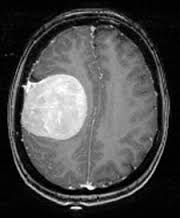
%> input picture dataset/yes/Y1.jpg, 180 x 218 px
$ octave main_dataset_evaluation.m   (GNU Octave 9; MATLAB toolbox functions it lacks are replaced by stand-ins)
%> lines starting %> are read from the running program, lines starting %| are printed output that depends on the picture; in (x1, y1, x2, y2) boxes, pixels count from 0 and x2, y2 are one past the last pixel; in counts of white or black regions, pixels touching at a corner belong together; the program's own positions count from 1
%> further down, raw is the input picture: size 218x180x3 uint8; min 0, max 255, mean 75.8
### functions/preprocessMRI.m
function img_proc = preprocessMRI(img_raw, target_size)
%> called with target_size = [256 256]

% Conversione in scala di grigi se a 3 canali
if size(img_raw, 3) == 3
    img_gray = rgb2gray(img_raw);
else
    img_gray = img_raw;
end


% Rimuove eventuali cornici di ritaglio di 2 pixel
if size(img_gray, 1) > 20 && size(img_gray, 2) > 20
    img_gray = img_gray(3:end-2, 3:end-2);
%> img_gray: size 214x176 uint8
end

% Denoising mediano (preserva i bordi senza alterare la luminosità globale)
img_double   = im2double(img_gray);
img_denoised = medfilt2(img_double);
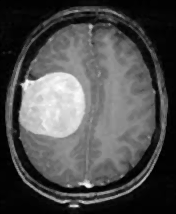
%> img_denoised: size 214x176 double; min 0, max 1, mean 0.307

% Normalizzazione lineare della dinamica [0, 1] sul 99° percentile
fg_pixels = img_denoised(img_denoised > 0.02);
if ~isempty(fg_pixels)
    high_val = prctile(fg_pixels, 99);
%> high_val = 0.925
    if high_val > 0.1
        img_denoised = min(1, img_denoised / high_val);
    end
end

% 5. Padding simmetrico a 0 (nero) e ridimensionamento
[r, c] = size(img_denoised);
%> r = 214; c = 176
max_dim = max(r, c);
%> max_dim = 214
pad_r = floor((max_dim - r) / 2);
%> pad_r = 0
pad_c = floor((max_dim - c) / 2);
%> pad_c = 19
img_square = padarray(img_denoised, [pad_r, pad_c], 0, 'both');

img_proc = imresize(img_square, target_size);
end

### functions/skullStripping.m
function [img_brain, brain_mask] = skullStripping(img_proc)
% SKULLSTRIPPING Isola l'encefalo in modo uniforme su scansioni T1, T2 e FLAIR.

% 1. Esclude le bande nere aggiunte dal padding
img_smooth = imgaussfilt(img_proc, 1.5);%sfoco per eliminare singoli px scuri dovuti al rumore all'interno del cuoio capelluto
non_pad = img_smooth > 0.015; %altrimenti il nero tirerebbe giù la soglia 1
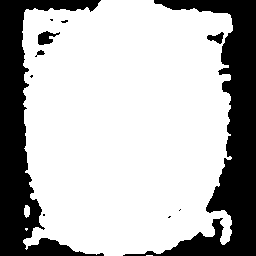
%> non_pad: size 256x256 logical; 71.8% white; 11 black regions (6 under 20 px), largest, box (x1, y1, x2, y2) and area: (123, 0, 256, 256) 9771, (0, 0, 104, 256) 8346, (38, 31, 60, 45) 175, (207, 32, 224, 44) 108, (35, 50, 45, 57) 33
if ~any(non_pad(:))
    disp("Imm nera dopo filtro gaussiano")
    brain_mask = false(size(img_proc));
    img_brain = img_proc;
    return;
end

%Soglie con metodo di Otsu (multithresh)
levels = multithresh(img_smooth(non_pad), 2);
%> levels = [0.289 0.691]
valid_area = imerode(non_pad, strel('disk', 2));
%> valid_area: size 256x256 logical; 68.2% white; 9 black regions (1 under 20 px), largest, box (x1, y1, x2, y2) and area: (121, 0, 256, 256) 11019, (0, 0, 106, 256) 9297, (36, 29, 62, 47) 308

head_mask = (img_smooth > levels(1)) & valid_area;
%> head_mask: size 256x256 logical; 44.1% white; 11 white regions (5 under 20 px), largest, box (x1, y1, x2, y2) and area: (45, 28, 209, 226) 25244, (30, 65, 223, 249) 3164, (89, 9, 172, 22) 349, (202, 59, 209, 70) 31, (145, 28, 155, 32) 29, (151, 19, 158, 25) 28
head_mask = bwareaopen(head_mask, 300);
%> head_mask: size 256x256 logical; 43.9% white; 3 white regions, box (x1, y1, x2, y2) and area: (45, 28, 209, 226) 25244, (30, 65, 223, 249) 3164, (89, 9, 172, 22) 349
head_mask = imclose(head_mask, strel('disk', 8));
%> head_mask: size 256x256 logical; 50% white; 2 black regions, box (x1, y1, x2, y2) and area: (0, 0, 256, 256) 32219, (60, 205, 91, 232) 520
head_mask = imfill(head_mask, 'holes');
%> head_mask: size 256x256 logical; 50.8% white; 1 black region
head_mask = bwareafilt(head_mask, 1);

%se non esce nessuna maschera recupero
if sum(head_mask(:)) < 0.08 * numel(head_mask) %percentuale trovata a tentoni... 8% va bene
    head_mask = (img_smooth > (levels(1) * 0.5)) & valid_area;
    head_mask = imclose(head_mask, strel('disk', 8));
    head_mask = imfill(head_mask, 'holes');
    head_mask = bwareafilt(head_mask, 1);
end

%come nel pre se non sta nulla restituisco maschera inesistente
if ~any(head_mask(:))
    disp("maschera nera, giuda ladro")
    brain_mask = false(size(img_proc));
    img_brain = img_proc;
    return;%anche qui fermo,
end

%Le scansioni possono presentare il collo perché orientate diversamente (coronali/sagittali),
%quindi processo di rimozione:
bbox = regionprops(head_mask, 'BoundingBox');
%> bbox = 1 region; box (x1, y1, x2, y2): (30, 9, 223, 249)
aspect_ratio = bbox.BoundingBox(4) / max(1, bbox.BoundingBox(3));
%> aspect_ratio = 1.24
bottom_head  = find(any(head_mask, 2), 1, 'last');
%> bottom_head = 249
bottom_valid = find(any(valid_area, 2), 1, 'last');
%> bottom_valid = 256
row_widths   = sum(head_mask, 2);
%> row_widths = 256 values, max 193 at index 127, min 0 at index 1, mean 130.1
[max_w, y_max_w] = max(row_widths);
%> max_w = 193; y_max_w = 127

if aspect_ratio > 1.22 && ~isempty(bottom_head) && ...
        (bottom_head >= bottom_valid - 2) && (row_widths(bottom_head) > 0.40 * max_w)
    %A sto unto considero la foto con il collo, cerco la strozzatura
    search_start = min(size(head_mask, 1), y_max_w + round(0.35 * max_w));
    neck_rel = find(row_widths(search_start:end) < 0.68 * max_w, 1, 'first');
    if ~isempty(neck_rel)
        y_cut = search_start + neck_rel - 1;
        head_mask(y_cut:end, :) = false;
        head_mask = bwareafilt(head_mask, 1);
    end
end

head_stats  = regionprops(head_mask, 'EquivDiameter');
%> head_stats = 1 region; EquivDiameter: 206
head_radius = head_stats.EquivDiameter / 2;
%> head_radius = 103

%Pelatura geometrica uniforme dello strato esterno (cuoio capelluto + cranio)
dist_from_skin = bwdist(~head_mask);
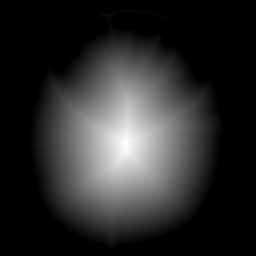
%> dist_from_skin: size 256x256 single; min 0, max 95.34, mean 16.5; drawn with min black and max white
skull_thickness = max(4, 0.095 * head_radius);
%> skull_thickness = 9.78
brain_raw = dist_from_skin > skull_thickness;
%> brain_raw: size 256x256 logical; 41% white; 1 white region, box (x1, y1, x2, y2) and area: (39, 37, 214, 240) 26843

if ~any(brain_raw(:))
    brain_raw = dist_from_skin > (0.06 * head_radius); %se non vede una ceppa abbasso lo spessore della cap
end

brain_raw  = imopen(brain_raw, strel('disk', 3));%per staccare punti di contatto con eventuali meningi
%> brain_raw: size 256x256 logical; 40.9% white; 1 white region, box (x1, y1, x2, y2) and area: (39, 37, 214, 239) 26836
se_close   = strel('disk', max(5, round(0.08 * head_radius)));%raggio min strettamente > del raggio con cui si è aperto per non violare morfologia matematica
%> se_close = {Dimensionality 2}
brain_mask = imclose(brain_raw, se_close);%chiudo la forma
brain_mask = imfill(brain_mask, 'holes');%riempio
brain_mask = bwareafilt(brain_mask, 1);

% Applicazione della maschera sull'immagine proc
img_brain = img_proc .* double(brain_mask);
end

### functions/segmentTumor.m
function [tumor_mask, tumor_overlay] = segmentTumor(img_brain, brain_mask)
% SEGMENTTUMOR Segmenta tumori solidi, lobulati e a mezzaluna confrontando l'emisfero sano.

    tumor_mask = false(size(img_brain));
    brain_vals = img_brain(brain_mask);

    if isempty(brain_vals)
        tumor_overlay = repmat(img_brain, [1 1 3]);
        return;
    end

    % 1. Margine corticale di sicurezza ridotto a 2 px per non tagliare i meningiomi periferici
    safe_brain = imerode(brain_mask, strel('disk', 2));
%> safe_brain: size 256x256 logical; 39.3% white; 1 white region
    if ~any(safe_brain(:))
        safe_brain = brain_mask;
    end

    % 2. Geometria dell'encefalo e statistiche sull'emisfero più sano
    brain_props = regionprops(brain_mask, 'Centroid', 'BoundingBox');
%> brain_props = 1 region; box (x1, y1, x2, y2) and Centroid: (39, 37, 214, 239) [125.8 141.1]
    x_mid   = brain_props(1).Centroid(1);
%> x_mid = 125.8
    y_mid   = brain_props(1).Centroid(2);
%> y_mid = 141.1
    brain_w = brain_props(1).BoundingBox(3);
%> brain_w = 175
    brain_h = brain_props(1).BoundingBox(4);
%> brain_h = 202

    left_mask  = brain_mask; left_mask(:, round(x_mid):end) = false;
%> after `left_mask(:, round(x_mid):end) = false`: left_mask: size 256x256 logical; 20.5% white; 1 white region, box (x1, y1, x2, y2) and area: (39, 37, 125, 239) 13432
    right_mask = brain_mask; right_mask(:, 1:max(1, round(x_mid)-1)) = false;
%> after `right_mask(:, 1:max(1, round(x_mid)-1)) = false`: right_mask: size 256x256 logical; 20.5% white; 1 white region, box (x1, y1, x2, y2) and area: (125, 38, 214, 236) 13404

    if sum(left_mask(:)) > 100 && sum(right_mask(:)) > 100
        l_vals = img_brain(left_mask);
        r_vals = img_brain(right_mask);
        if prctile(l_vals, 80) <= prctile(r_vals, 80)
            ref_vals = l_vals;
        else
            ref_vals = r_vals;
        end
    else
        ref_vals = brain_vals;
    end

    med_val     = median(ref_vals);
%> med_val = 0.503
    p95_ref     = prctile(ref_vals, 95);
%> p95_ref = 0.619
    robust_std  = max(0.03, 1.4826 * median(abs(ref_vals - med_val)));
%> robust_std = 0.105
    seed_thresh = min(0.78, med_val + 1.55 * robust_std);
%> seed_thresh = 0.665

    % 3. Estrazione e pulizia morfologica dei seed (solidi e ad anello)
    seed_raw     = (img_brain > seed_thresh) & safe_brain;
%> seed_raw: size 256x256 logical; 7.9% white; 6 white regions (4 under 20 px), largest, box (x1, y1, x2, y2) and area: (47, 86, 126, 165) 5061, (116, 215, 133, 225) 82
    seed_closed  = imclose(seed_raw, strel('disk', 6));
%> seed_closed: size 256x256 logical; 7.9% white; 4 white regions (2 under 20 px), largest, box (x1, y1, x2, y2) and area: (47, 86, 127, 165) 5088, (116, 215, 133, 226) 85
    seed_filled  = imfill(seed_closed, 'holes');
    seed_cleaned = imopen(seed_filled, strel('disk', 3));
%> seed_cleaned: size 256x256 logical; 7.8% white; 2 white regions, box (x1, y1, x2, y2) and area: (47, 86, 126, 165) 5073, (122, 216, 132, 225) 63

    % 4. Mappa di confronto con l'emisfero controlaterale
    shift_x        = round(size(img_brain, 2) / 2 - x_mid);
%> shift_x = 2
    img_centered   = imtranslate(img_brain, [shift_x, 0]);
    brain_centered = imtranslate(brain_mask, [shift_x, 0]);
%> brain_centered: size 256x256 logical; 40.9% white; 1 white region, box (x1, y1, x2, y2) and area: (41, 37, 216, 239) 26836
    asym_centered  = max(0, imgaussfilt(img_centered, 1.5) - imgaussfilt(fliplr(img_centered), 2.5));
    asym_map       = imtranslate(asym_centered, [-shift_x, 0]);

    % 5. Filtraggio geometrico (tollerante a forme lobulate/mezzaluna) e contrasto
    brain_area    = sum(brain_mask(:));
%> brain_area = 26836
    min_seed_area = max(45, round(0.008 * brain_area));
%> min_seed_area = 215
    max_seed_area = round(0.45 * brain_area);
%> max_seed_area = 12076

    cc = bwconncomp(seed_cleaned);
%> cc = 2 connected components
    valid_pixels = {};
    valid_areas  = [];

    if cc.NumObjects > 0
        stats = regionprops(cc, 'Area', 'Solidity', 'Eccentricity', ...
                            'MajorAxisLength', 'MinorAxisLength');
%> stats = 2 regions; Area, MajorAxisLength, MinorAxisLength, Eccentricity and Solidity: 5073 82.93 78.69 0.316 0.965, 63 10.79 7.68 0.703 0.955
        for k = 1:cc.NumObjects
            idx_k = cc.PixelIdxList{k};
            [r_k, c_k] = ind2sub(size(img_brain), idx_k);

            cx = mean(c_k);
            cy = mean(r_k);
            max_lat_dist = max(abs(c_k - x_mid));
            elongation   = stats(k).MajorAxisLength / max(1, stats(k).MinorAxisLength);

            % Esclude ventricoli e bande periventricolari lungo la linea mediana
            is_midline_strip = (abs(cx - x_mid) < 0.15 * brain_w) && ...
                               (abs(cy - y_mid) < 0.28 * brain_h) && ...
                               (max_lat_dist < 0.27 * brain_w);

            % Spessore interno (scarta solchi corticali sottili)
            cand_mask = false(size(img_brain));
            cand_mask(idx_k) = true;
            d_map = bwdist(~cand_mask);
            max_thickness = max(d_map(:));

            % Confronto con la mediana della regione speculare nell'emisfero opposto
            cand_centered = imtranslate(cand_mask, [shift_x, 0]);
            contra_roi    = imdilate(fliplr(cand_centered), strel('disk', 8)) & brain_centered;

            cand_p80 = prctile(img_brain(idx_k), 80);
            if any(contra_roi(:))
                contra_med = median(img_centered(contra_roi));
            else
                contra_med = med_val;
            end

            contra_diff = cand_p80 - contra_med;
            z_score     = (cand_p80 - med_val) / robust_std;

            valid_area  = stats(k).Area >= min_seed_area && stats(k).Area <= max_seed_area;
            valid_shape = stats(k).Solidity > 0.48 && stats(k).Eccentricity < 0.93 && ...
                          elongation < 2.8 && max_thickness >= 3.2;

            % Ammette lesioni mediane solo se molto iperintense (es. meningiomi della falce)
            effective_midline = is_midline_strip && (z_score < 3.0);
            is_distinct = (z_score > 1.65) && (contra_diff > 0.13) && (cand_p80 > p95_ref + 0.03);

            if valid_area && valid_shape && is_distinct && ~effective_midline
                valid_pixels{end+1} = idx_k; %#ok<AGROW>
                valid_areas(end+1)  = stats(k).Area; %#ok<AGROW>
            end
        end
%> this loop made 2 passes
%> (cx, cy, max_lat_dist, elongation, is_midline_strip, max_thickness, cand_p80, contra_med) on passes 1 to 2: (87.08, 126.2, 77.76, 1.05, false, 36.89, 0.969, 0.554), (127.6, 220.7, 6.24, 1.41, false, 3.61, 0.984, 0.446)
%> cand_mask: size 256x256 logical; 0.1% white; 1 white region, box (x1, y1, x2, y2) and area: (122, 216, 132, 225) 63
%> after the loop, valid_pixels = 1 item
    end

    seed_mask = false(size(img_brain));
    if ~isempty(valid_areas)
        max_cand_area = max(valid_areas);
%> max_cand_area = 5073
        for k = 1:numel(valid_areas)
            if valid_areas(k) >= 0.45 * max_cand_area
                seed_mask(valid_pixels{k}) = true;
            end
        end
%> seed_mask: size 256x256 logical; 7.7% white; 1 white region, box (x1, y1, x2, y2) and area: (47, 86, 126, 165) 5073
    end

    % 6. Espansione guidata dall'asimmetria per inglobare lobi tumorali eterogenei
    if any(seed_mask(:))
        [X, Y] = meshgrid(1:size(img_brain, 2), 1:size(img_brain, 1));
        midline_guard = (abs(X - x_mid) < 0.11 * brain_w) & (abs(Y - y_mid) < 0.25 * brain_h);
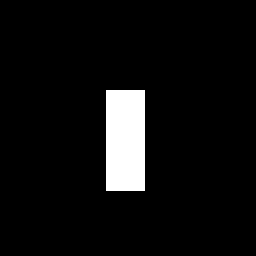
%> midline_guard: size 256x256 logical; 6% white; 1 white region, box (x1, y1, x2, y2) and area: (106, 90, 145, 191) 3939

        grow_thresh = med_val + 0.85 * robust_std;
%> grow_thresh = 0.592
        local_roi   = imdilate(seed_mask, strel('disk', 22)) & safe_brain & ~midline_guard;
%> local_roi: size 256x256 logical; 11.1% white; 2 white regions, box (x1, y1, x2, y2) and area: (41, 65, 140, 186) 7248, (145, 108, 147, 141) 45
        grow_zone   = ((img_brain > grow_thresh) & (asym_map > 0.09) & local_roi) | seed_mask;
%> grow_zone: size 256x256 logical; 8.3% white; 1 white region, box (x1, y1, x2, y2) and area: (46, 66, 126, 167) 5449

        expanded   = imreconstruct(seed_mask, grow_zone);
        expanded   = imclose(expanded, strel('disk', 7));
%> expanded: size 256x256 logical; 8.5% white; 1 white region, box (x1, y1, x2, y2) and area: (46, 66, 126, 167) 5553
        tumor_mask = imfill(expanded, 'holes') & safe_brain;
    end

    % 7. Sovrapposizione del contorno rosso
    contour_mask = imdilate(tumor_mask, strel('disk', 1)) & ~imerode(tumor_mask, strel('disk', 1));
%> contour_mask: size 256x256 logical; 0.89% white in thin lines or dots, all inside (x1, y1, x2, y2) = (45, 65, 127, 168)
    R = img_brain; G = img_brain; B = img_brain;
    R(contour_mask) = 1; G(contour_mask) = 0; B(contour_mask) = 0;
%> after `R(contour_mask) = 1`: R: size 256x256 double; min -0.0156, max 1.02, mean 0.224
%> after `G(contour_mask) = 0`:
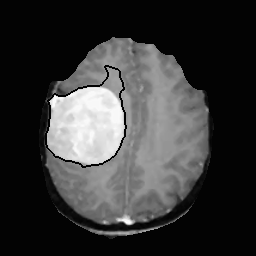
%> G: size 256x256 double; min -0.0156, max 1.02, mean 0.215; drawn with min black and max white
    tumor_overlay = cat(3, R, G, B);
end

### functions/extractFeatures.m
function feat = extractFeatures(img_brain, brain_mask, tumor_mask)
% EXTRACTFEATURES Estrae 10 feature (5 globali sull'encefalo + 5 locali sulla lesione).

brain_vals = img_brain(brain_mask);
if isempty(brain_vals)
    feat = zeros(1, 10);
    return;
end

brain_area = numel(brain_vals);
props_b    = regionprops(brain_mask, 'Centroid');
%> props_b = 1 region; Centroid: [125.8 141.1]
shift_x    = round(size(img_brain, 2) / 2 - props_b(1).Centroid(1));

% --- A. 5 FEATURE GLOBALI (sempre calcolate, anche se tumor_mask è vuota) ---
img_c   = imtranslate(img_brain, [shift_x, 0]);
brain_c = imtranslate(brain_mask, [shift_x, 0]) & fliplr(imtranslate(brain_mask, [shift_x, 0]));
%> brain_c: size 256x256 logical; 39.7% white; 1 white region, box (x1, y1, x2, y2) and area: (41, 38, 215, 236) 26026
brain_c = imerode(brain_c, strel('disk', 4));
%> brain_c: size 256x256 logical; 37% white; 1 white region, box (x1, y1, x2, y2) and area: (44, 41, 212, 232) 24242

if any(brain_c(:))
    diff_map         = abs(img_c - fliplr(img_c));
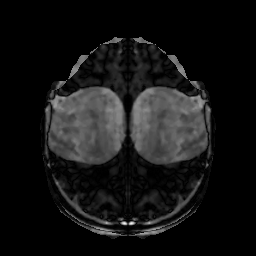
%> diff_map: size 256x256 double; min 0, max 0.951, mean 0.0813
    global_asym_p95  = prctile(diff_map(brain_c), 95);
%> global_asym_p95 = 0.445
    global_asym_mean = mean(diff_map(brain_c));
%> global_asym_mean = 0.194
else
    global_asym_p95  = 0;
    global_asym_mean = 0;
end

med_b       = median(brain_vals);
%> med_b = 0.525
std_b       = max(0.02, std(brain_vals));
%> std_b = 0.233
skew_spread = (prctile(brain_vals, 95) - med_b) / std_b;
%> skew_spread = 1.85
top5_vals   = brain_vals(brain_vals >= prctile(brain_vals, 95));
%> top5_vals = 1342 values, max 1.02 at index 1331, min 0.956 at index 926, mean 0.984
top5_ratio  = mean(top5_vals) / max(0.05, med_b);
%> top5_ratio = 1.87

safe_grad = imerode(brain_mask, strel('disk', 3));
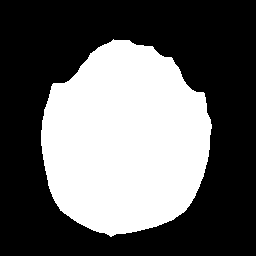
%> safe_grad: size 256x256 logical; 39% white; 1 white region, box (x1, y1, x2, y2) and area: (41, 39, 212, 237) 25543
if any(safe_grad(:))
%> the run ends on the next line
    gmag     = imgradient(img_brain);
    grad_p90 = prctile(gmag(safe_grad), 90);
else
    grad_p90 = 0;
end

% --- B. 5 FEATURE LOCALI SULLA MASCHERA SEGMENTATA ---
tumor_area = sum(tumor_mask(:));
if tumor_area == 0
    feat = [global_asym_p95, global_asym_mean, skew_spread, top5_ratio, grad_p90, ...
        0, 0, 0, 0, 0];
    return;
end

area_ratio   = tumor_area / brain_area;
healthy_mask = brain_mask & ~imdilate(tumor_mask, strel('disk', 5));
if any(healthy_mask(:))
    h_med = median(img_brain(healthy_mask));
    h_std = max(0.02, std(img_brain(healthy_mask)));
else
    h_med = med_b;
    h_std = std_b;
end

tumor_vals = img_brain(tumor_mask);
contrast_z = (prctile(tumor_vals, 80) - h_med) / h_std;

tum_c       = imtranslate(tumor_mask, [shift_x, 0]);
contra_mask = fliplr(tum_c) & imtranslate(brain_mask, [shift_x, 0]);
if any(contra_mask(:))
    asym_diff = mean(tumor_vals) - median(img_c(contra_mask));
else
    asym_diff = mean(tumor_vals) - h_med;
end

cc    = bwconncomp(tumor_mask);
stats = regionprops(cc, 'Area', 'Solidity');
[~, idx_main] = max([stats.Area]);
solidity = stats(idx_main).Solidity;

d_map = bwdist(~tumor_mask);
norm_thickness = max(d_map(:)) / sqrt(brain_area);

feat = [global_asym_p95, global_asym_mean, skew_spread, top5_ratio, grad_p90, ...
    area_ratio, contrast_z, asym_diff, solidity, norm_thickness];
end

### main_dataset_evaluation.m
clear; clc; close all;
addpath('functions');
if ~exist('results', 'dir'), mkdir('results'); end

imds_yes = imageDatastore(fullfile('dataset', 'yes'));
imds_no  = imageDatastore(fullfile('dataset', 'no'));

files  = [imds_yes.Files; imds_no.Files];
labels = [true(numel(imds_yes.Files), 1); false(numel(imds_no.Files), 1)];
N      = numel(files);

target_size = [256, 256];
features    = zeros(N, 10);
pred_morph  = false(N, 1);

fprintf('Elaborazione di %d scansioni MRI in corso...\n', N);
for i = 1:N
    raw  = imread(files{i});
    proc = preprocessMRI(raw, target_size);
    [brain, m_brain] = skullStripping(proc);
    [m_tumor, ~]     = segmentTumor(brain, m_brain);

    pred_morph(i)  = any(m_tumor(:));
    features(i, :) = extractFeatures(brain, m_brain, m_tumor);
